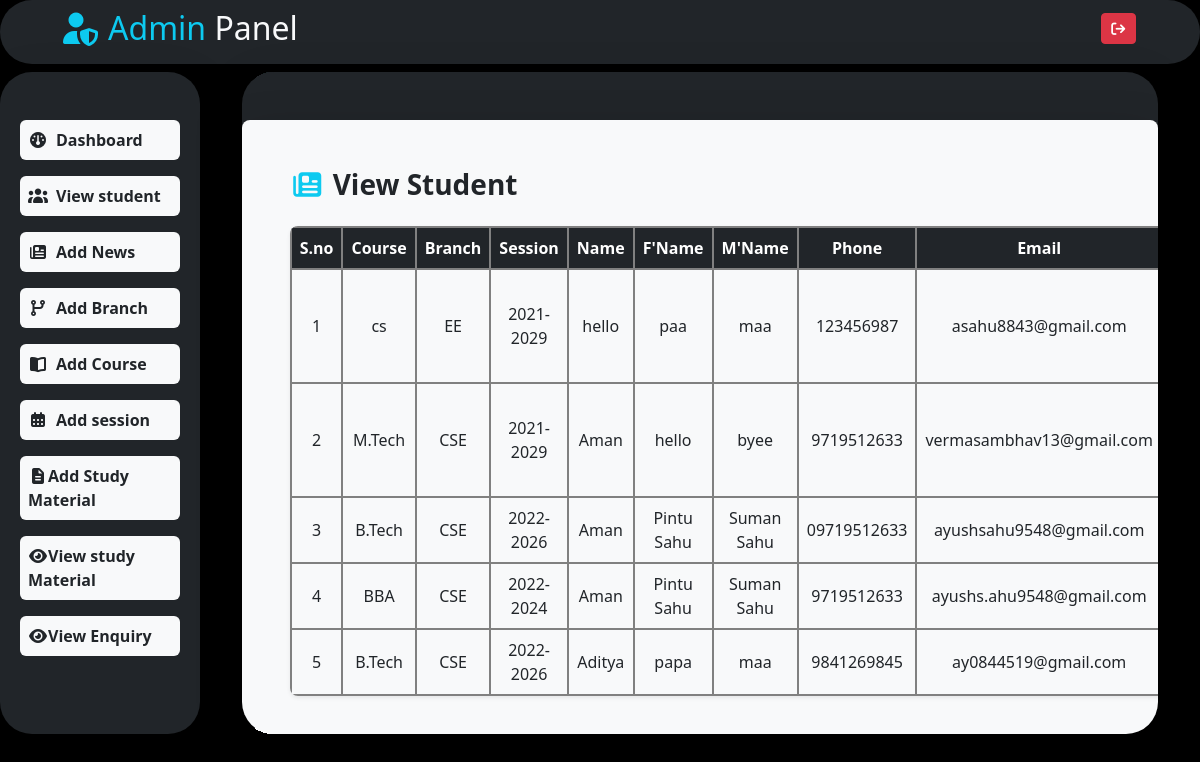
The page /index/adstu/ on the database its author committed.
### mainapp/models.py (models this page shows)
class Student(models.Model):
    name = models.CharField(max_length=50)
    fname = models.CharField(max_length=50)
    mname = models.CharField(max_length=50)
    number = models.CharField(max_length=12)
    email = models.CharField(max_length=50)
    gender = models.CharField(max_length=6)
    course = models.CharField(max_length=30)
    branch = models.CharField(max_length=30)
    session = models.CharField(max_length=30)
    address = models.TextField(max_length=255)
    pic = models.FileField(max_length=155,upload_to="student")
    regdate = models.DateField(max_length=30,auto_now_add=True)

### myapp/views.py (the view)
# urls.py: path('adstu/',views.adstu,name="adstu"),
def adstu(request):
    stu = Student.objects.all()
    return render(request, 'adstu.html',locals())

### myapp/templates/adstu.html (shortened to what this page needs)
{%extends 'index.html'%}
{%block body%}
<div class="row mt-5">
        <div class="col-md-12 p-5 mx-auto bg-light rounded-3 table-responsive shadow-lg">
            <h3 class="text-dark mb-4 fw-bold"><i class="fas fa-newspaper text-info me-2 fa-bounce"></i>View Student</h3>
            <table class="table table-hover align-middle text-center shadow-sm rounded-3 overflow-hidden">
                <thead class="table-dark">
                    <tr>
                        <th scope="col">S.no</th>
                        <th scope="col">Course</th>
                        <th scope="col">Branch</th>
                        <th scope="col">Session</th>
                        <th scope="col">Name</th>
                        <th scope="col">F'Name</th>
                        <th scope="col">M'Name</th>
                        <th scope="col">Phone</th>
                        <th scope="col">Email</th>
                    </tr>
                </thead>
                <tbody>
                    {%for i in stu%}
                    <tr>
                        <td>{{forloop.counter}}</td>
                        <td>{{i.course}}</td>
                        <td>{{i.branch}}</td>
                        <td>{{i.session}}</td>
                        <td>{{i.name}}</td>
                        <td>{{i.fname}}</td>
                        <td>{{i.mname}}</td>
                        <td>{{i.number}}</td>
                        <td>{{i.email}}</td>
                    </tr>
                    {%endfor%}
                </tbody>
{%endblock%}

### myapp/static/css/style.css (style rules this page uses)
tr,th,td { border:2px solid grey; }

### myapp/templates/index.html (style rules this page uses)
.table { border-radius: 12px; overflow: hidden; }

### rows shown on the page
Student: course "cs", branch "EE", session "2021-2029", name "hello", fname "paa", mname "maa", number "123456987", email "asahu8843@gmail.com"
Student: course "M.Tech", branch "CSE", session "2021-2029", name "Aman", fname "hello", mname "byee", number "9719512633", email "vermasambhav13@gmail.com"
Student: course "B.Tech", branch "CSE", session "2022-2026", name "Aman", fname "Pintu Sahu", mname "Suman Sahu", number "09719512633", email "ayushsahu9548@gmail.com"
Student: course "BBA", branch "CSE", session "2022-2024", name "Aman", fname "Pintu Sahu", mname "Suman Sahu", number "9719512633", email "ayushs.ahu9548@gmail.com"
Student: course "B.Tech", branch "CSE", session "2022-2026", name "Aditya", fname "papa", mname "maa", number "9841269845", email "ay0844519@gmail.com"
